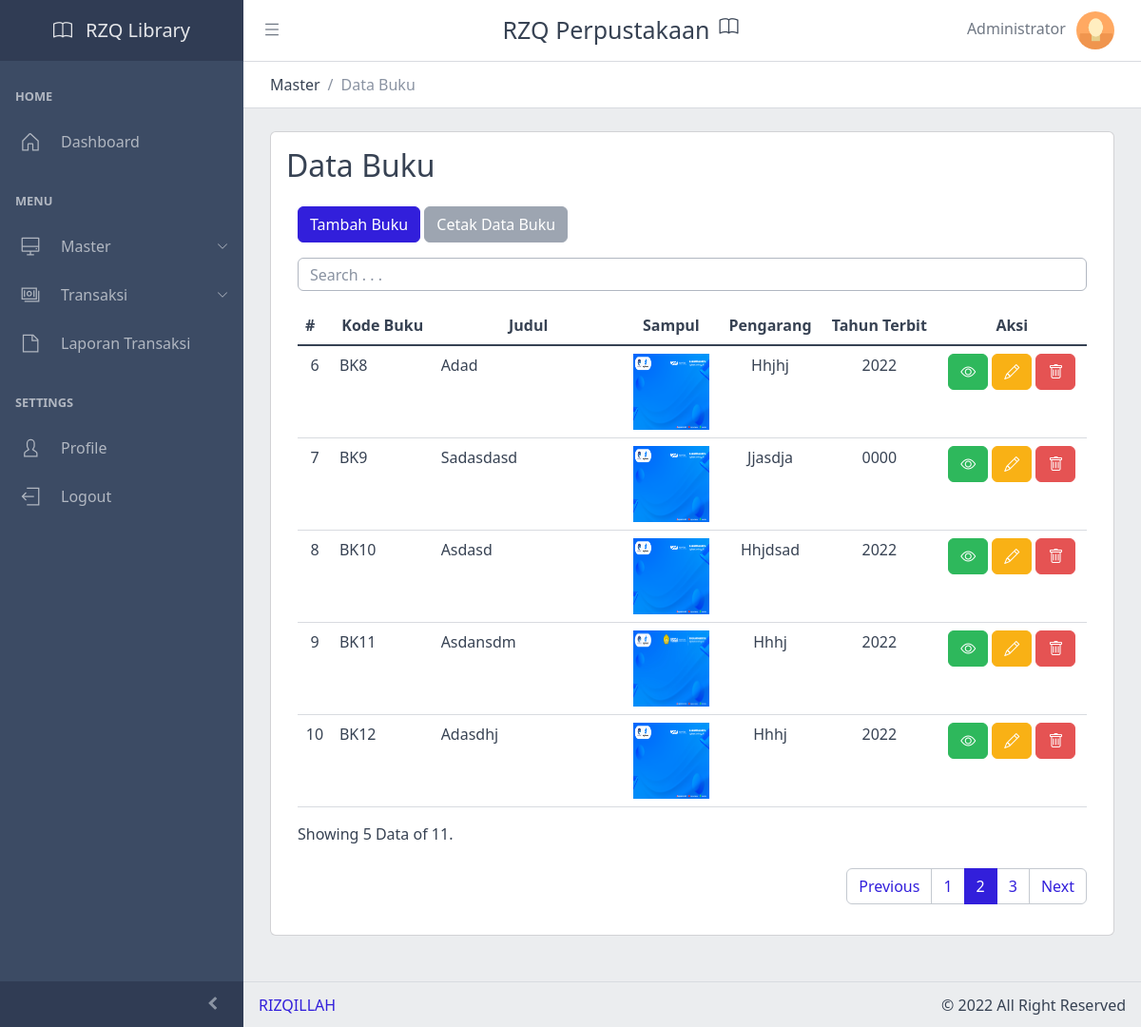
/view/buku.php?page=2 (signed in), run on the app's committed database.
### tables this page shows
CREATE TABLE `tb_user` (
  `id` int(11) NOT NULL,
  `nama` varchar(200) NOT NULL,
  `username` varchar(100) NOT NULL,
  `password` varchar(255) NOT NULL,
  `hak_akses` enum('1','2') NOT NULL,
  `foto` varchar(200) DEFAULT NULL
);

CREATE TABLE `tb_buku` (
  `id` int(11) NOT NULL,
  `judul` varchar(200) NOT NULL,
  `penerbit` varchar(200) NOT NULL,
  `isbn` varchar(100) DEFAULT NULL,
  `pengarang` varchar(200) NOT NULL,
  `jumlah_halaman` int(4) NOT NULL,
  `jumlah_stok` int(3) NOT NULL,
  `tahun_terbit` year(4) NOT NULL,
  `sinopsis` text DEFAULT NULL,
  `gambar` varchar(200) DEFAULT NULL
);

### view/buku.php (the view, shortened to what this page needs)
<?php
include '../controller/koneksi.php';
$jumlahDataPerHalaman = 5;
$jumData = mysqli_fetch_assoc(mysqli_query($conn, "SELECT COUNT(*) FROM tb_buku"));
$jumlahHalaman = ceil($jumData['COUNT(*)'] / $jumlahDataPerHalaman);
$halamanAktif = (isset($_GET['page'])) ? $_GET['page'] : 1;
$awalData = ($jumlahDataPerHalaman * $halamanAktif) - $jumlahDataPerHalaman;
$buku = mysqli_query($conn, "SELECT * FROM tb_buku LIMIT $awalData, $jumlahDataPerHalaman");
$kode = $_SESSION['user']['id'];
$result = mysqli_fetch_assoc(mysqli_query($conn, "SELECT * FROM tb_user WHERE id='$kode'"));
?>
<!DOCTYPE html>
<html lang="en">
<head>
    <?php include 'meta.php'; ?>
</head>
<body>
    <div class="sidebar sidebar-dark sidebar-fixed" id="sidebar">
        <div class="sidebar-brand d-none d-md-flex">
            <div class="sidebar-brand-full">
                <i class="bi bi-book" style="font-size: 20px;"></i>
                <span style="margin-left: 10px; font-size: 20px;">RZQ Library</span>
            </div>
        </div>
        <ul class="sidebar-nav" data-coreui="navigation" data-simplebar="">
            <li class="nav-title">Home</li>
            <li class="nav-item"><a class="nav-link" href="index.php">
                    <svg class="nav-icon">
                        <use xlink:href="../vendor/coreUI/vendors/@coreui/icons/svg/free.svg#cil-home"></use>
                    </svg> Dashboard</a></li>
            <li class="nav-title">Menu</li>
            <li class="nav-group"><a class="nav-link nav-group-toggle" href="#">
                    <svg class="nav-icon">
                        <use xlink:href="../vendor/coreUI/vendors/@coreui/icons/svg/free.svg#cil-monitor"></use>
                    </svg> Master</a>
            </li>
            <li class="nav-group"><a class="nav-link nav-group-toggle" href="#">
                    <svg class="nav-icon">
                        <use xlink:href="../vendor/coreUI/vendors/@coreui/icons/svg/free.svg#cil-money"></use>
                    </svg> Transaksi</a>
            </li>
            <li class="nav-item"><a class="nav-link" href="laporan.php">
                    <svg class="nav-icon">
                        <use xlink:href="../vendor/coreUI/vendors/@coreui/icons/svg/free.svg#cil-file"></use>
                    </svg> Laporan Transaksi</a>
            </li>
            <li class="nav-title">Settings</li>
            <li class="nav-item"><a class="nav-link" href="profile.php">
                    <svg class="nav-icon">
                        <use xlink:href="../vendor/coreUI/vendors/@coreui/icons/svg/free.svg#cil-user"></use>
                    </svg> Profile</a>
            </li>
            <li class="nav-item"><button class="nav-link" data-bs-toggle="modal" data-bs-target="#Logout">
                    <svg class="nav-icon">
                        <use xlink:href="../vendor/coreUI/vendors/@coreui/icons/svg/free.svg#cil-account-logout"></use>
                    </svg> Logout</button>
            </li>
        </ul>
        <button class="sidebar-toggler" type="button" data-coreui-toggle="unfoldable"></button>
    </div>
    <div class="wrapper d-flex flex-column min-vh-100 bg-light">
        <header class="header header-sticky mb-4">
            <?php include 'header.php'; ?>
            <div class="header-divider"></div>
            <div class="container-fluid">
                <nav aria-label="breadcrumb">
                    <ol class="breadcrumb my-0 ms-2">
                        <li class="breadcrumb-item">
                            <span>Master</span>
                        </li>
                        <li class="breadcrumb-item active">
                            <span>Data Buku</span>
                        </li>
                    </ol>
                </nav>
            </div>
        </header>
        <div class="body flex-grow-1 px-3">
            <div class="container-fluid">
                <div class="card mb-5">
                    <div class="card-body">
                        <div>
                            <h2 class="card-title mb-0">Data Buku</h2>
                        </div>
                        <div class="container-fluid mt-4">
                            <div class="col-lg mb-2">
                                <div class="mb-0">
                                    <button type="button" class="btn btn-primary text-white text-center mb-2" data-bs-toggle="modal" data-bs-target="#TambahUser"><i class="mdi mdi-account-plus"></i> Tambah Buku</button>
                                    <button type="button" class="btn btn-secondary text-white text-center mb-2" data-bs-toggle="modal" data-bs-target="#cetak"><i class="mdi mdi-account-plus"></i> Cetak Data Buku</button>
                                </div>
                            </div>
                            <div class="col-lg">
                                <div class="d-flex flex-row-reverse mb-3">
                                    <input type="text" style="height: 35px; width: 100%;" name="search" id="search" placeholder="Search . . ." autocomplete="off" class="form-control" autofocus>
                                </div>
                            </div>
                            <div class="col table-responsive" id="table-buku">
                                <table class="table table-hover ">
                                    <thead>
                                        <tr>
                                            <th>#</th>
                                            <th class="text-center">Kode Buku</th>
                                            <th class="text-center">Judul</th>
                                            <th class="text-center">Sampul</th>
                                            <th class="text-center">Pengarang</th>
                                            <th class="text-center">Tahun Terbit</th>
                                            <th class="text-center">Aksi</th>
                                        </tr>
                                    </thead>
                                    <tbody class="table-group-divider">
                                        <?php if (mysqli_num_rows($buku) != 0) : ?>
                                            <?php $no = $awalData; ?>
                                            <?php foreach ($buku as $row) : ?>
                                                <tr>
                                                    <td class="text-center"><?= $no = $no + 1; ?></td>
                                                    <td>BK<?= $row['id']; ?></td>
                                                    <td class="text-wrap" style="width: 200px;"><?= $row['judul']; ?></td>
                                                    <td class="text-center"><img src="../public/img/buku/<?= $row['gambar']; ?>" alt="Sampul <?= $row['judul']; ?>" width="80" height="80"></td>
                                                    <td class="text-center"><?= $row['pengarang']; ?></td>
                                                    <td class="text-center"><?= $row['tahun_terbit']; ?></td>
                                                    <td class="text-center">
                                                        <button class="btn btn-success text-white mb-2" data-bs-toggle="modal" data-bs-target="#Detail<?= $row['id']; ?>"><i class="bi bi-eye"></i></button>
                                                        <button class="btn btn-warning text-white mb-2" data-bs-toggle="modal" data-bs-target="#Edit<?= $row['id']; ?>"><i class="bi bi-pencil"></i></button>
                                                        <button class="btn btn-danger text-white mb-2" data-bs-toggle="modal" data-bs-target="#Hapus<?= $row['id']; ?>"><i class="bi bi-trash"></i></button>
                                                    </td>
                                                </tr>
                                            <?php endforeach; ?>
                                        <?php else : ?>
                                            <tr>
                                                <td colspan="8" class="text-center fw-bold text-secondary">Data Kosong!</td>
                                            </tr>
                                        <?php endif; ?>
                                    </tbody>
                                </table>
                                <?php $jumData = mysqli_query($conn, "SELECT * FROM tb_buku"); ?>
                                <span class="ms-auto">Showing <?= mysqli_num_rows($buku); ?> Data of <?= mysqli_num_rows($jumData); ?>.</span>
                            </div>
                            <div class="mt-4">
                                <?php if (mysqli_num_rows($jumData) > 5) : ?>
                                    <div class="col">
                                        <ul class="pagination d-flex justify-content-end">
                                            <?php if ($halamanAktif > 1) : ?>
                                                <li class="page-item">
                                                    <span class="page-link"><a href="buku.php?page=<?= $halamanAktif - 1; ?>" style="text-decoration: none;">Previous</a></span>
                                                </li>
                                            <?php else : ?>
                                                <li class="page-item disabled">
                                                    <span class="page-link">Previous</span>
                                                </li>
                                            <?php endif; ?>
                                            <?php for ($i = 1; $i <= $jumlahHalaman; $i++) : ?>
                                                <?php if ($i == $halamanAktif) : ?>
                                                    <li class="page-item active" aria-current="page">
                                                        <span class="page-link"><a href="buku.php?page=<?= $i; ?>" class="text-white" style="text-decoration: none;"><?= $i; ?></a></span>
                                                    </li>
                                                <?php else : ?>
                                                    <li class="page-item"><a class="page-link" href="buku.php?page=<?= $i; ?>"><?= $i; ?></a></li>
                                                <?php endif; ?>
                                            <?php endfor; ?>
                                            <?php if ($halamanAktif < $jumlahHalaman) : ?>
                                                <li class="page-item">
                                                    <span class="page-link"><a href="buku.php?page=<?= $halamanAktif + 1; ?>" style="text-decoration: none;">Next</a></span>
                                                </li>
                                            <?php else : ?>
                                                <li class="page-item disabled">
                                                    <span class="page-link">Next</span>
                                                </li>
                                            <?php endif; ?>
                                        </ul>
                                    </div>
                                <?php endif; ?>
                            </div>
                        </div>
                    </div>
                </div>
            </div>
        </div>
        <footer class="footer">
            <div><a href="https://github.com/rizqillah-pnl" target="_blank" style="text-decoration: none;">RIZQILLAH</a></div>
            <div class="ms-auto">&copy; 2022 All Right Reserved</div>
        </footer>
    </div>
</body>
</html>

### view/header.php (shortened to what this page needs)
<div class="container-fluid">
    <button class="header-toggler px-md-0 me-md-3" type="button" onclick="coreui.Sidebar.getInstance(document.querySelector('#sidebar')).toggle()">
        <svg class="icon icon-lg">
            <use xlink:href="../vendor/coreUI/vendors/@coreui/icons/svg/free.svg#cil-menu"></use>
        </svg>
    </button>
    <div class="header-nav d-none d-md-flex mx-auto" style="font-size: 25px;">
        RZQ Perpustakaan
        <i class="bi bi-book" style="font-size: 20px; margin-left: 10px;"></i>
    </div>
    <ul class="header-nav ms-3">
        <li class="nav-item dropdown"><a class="nav-link py-0" data-coreui-toggle="dropdown" href="#" role="button" aria-haspopup="true" aria-expanded="false">
                <span style="margin-right: 7px;"><?= $result['nama']; ?></span>
                <div class="avatar avatar-md">
                    <img class="avatar-img" src="../public/img/user/<?= $_SESSION['user']['foto']; ?>" alt="user@email.com">
                </div>
            </a>
        </li>
    </ul>
</div>

### data on the page
tb_user: nama "Administrator"
tb_buku: id "8", judul "Adad", gambar (picture), pengarang "Hhjhj", tahun_terbit "2022"
tb_buku: no "7", id "9", judul "Sadasdasd", gambar (picture), pengarang "Jjasdja", tahun_terbit "0000"
tb_buku: no "8", id "10", judul "Asdasd", gambar (picture), pengarang "Hhjdsad", tahun_terbit "2022"
tb_buku: no "9", id "11", judul "Asdansdm", gambar (picture), pengarang "Hhhj", tahun_terbit "2022"
tb_buku: no "10", id "12", judul "Adasdhj", gambar (picture), pengarang "Hhhj", tahun_terbit "2022"

### other printed values
mysqli_num_rows($buku) "5"
mysqli_num_rows($jumData) "11"
